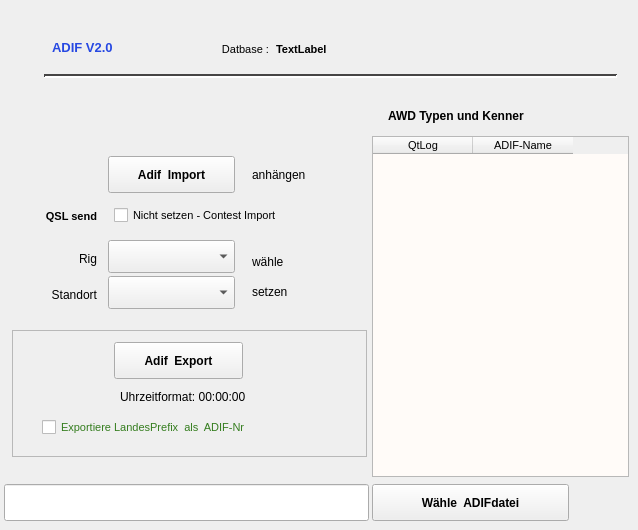
    <widget class="QWidget" name="page_2">
     <widget class="QLabel" name="label_9">
      <property name="geometry">
       <rect>
        <x>52</x>
        <y>32</y>
        <width>121</width>
        <height>31</height>
       </rect>
      </property>
      <property name="palette">
       <palette>
        <active>
         <colorrole role="WindowText">
          <brush brushstyle="SolidPattern">
           <color alpha="255">
            <red>38</red>
            <green>72</green>
            <blue>226</blue>
           </color>
          </brush>
         </colorrole>
        </active>
        <inactive>
         <colorrole role="WindowText">
          <brush brushstyle="SolidPattern">
           <color alpha="255">
            <red>38</red>
            <green>72</green>
            <blue>226</blue>
           </color>
          </brush>
         </colorrole>
        </inactive>
        <disabled>
         <colorrole role="WindowText">
          <brush brushstyle="SolidPattern">
           <color alpha="255">
            <red>119</red>
            <green>119</green>
            <blue>119</blue>
           </color>
          </brush>
         </colorrole>
        </disabled>
       </palette>
      </property>
      <property name="font">
       <font>
        <pointsize>10</pointsize>
        <weight>75</weight>
        <bold>true</bold>
       </font>
      </property>
      <property name="text">
       <string>ADIF V2.0 </string>
      </property>
     </widget>
     <widget class="QPushButton" name="ButtonAdifImport">
      <property name="geometry">
       <rect>
        <x>108</x>
        <y>156</y>
        <width>127</width>
        <height>37</height>
       </rect>
      </property>
      <property name="font">
       <font>
        <weight>75</weight>
        <bold>true</bold>
       </font>
      </property>
      <property name="focusPolicy">
       <enum>Qt::NoFocus</enum>
      </property>
      <property name="text">
       <string>Adif  Import</string>
      </property>
     </widget>
     <widget class="QLineEdit" name="SavePathAdif">
      <property name="geometry">
       <rect>
        <x>4</x>
        <y>484</y>
        <width>365</width>
        <height>37</height>
       </rect>
      </property>
     </widget>
     <widget class="QPushButton" name="ButtonAdifDir">
      <property name="geometry">
       <rect>
        <x>372</x>
        <y>484</y>
        <width>197</width>
        <height>37</height>
       </rect>
      </property>
      <property name="font">
       <font>
        <weight>75</weight>
        <bold>true</bold>
       </font>
      </property>
      <property name="focusPolicy">
       <enum>Qt::NoFocus</enum>
      </property>
      <property name="text">
       <string>Wähle  ADIFdatei</string>
      </property>
     </widget>
     <widget class="Line" name="line_4">
      <property name="geometry">
       <rect>
        <x>44</x>
        <y>68</y>
        <width>573</width>
        <height>16</height>
       </rect>
      </property>
      <property name="palette">
       <palette>
        <active>
         <colorrole role="WindowText">
          <brush brushstyle="SolidPattern">
           <color alpha="255">
            <red>20</red>
            <green>19</green>
            <blue>18</blue>
           </color>
          </brush>
         </colorrole>
         <colorrole role="Dark">
          <brush brushstyle="SolidPattern">
           <color alpha="255">
            <red>70</red>
            <green>69</green>
            <blue>69</blue>
           </color>
          </brush>
         </colorrole>
         <colorrole role="Text">
          <brush brushstyle="SolidPattern">
           <color alpha="255">
            <red>20</red>
            <green>19</green>
            <blue>18</blue>
           </color>
          </brush>
         </colorrole>
         <colorrole role="ButtonText">
          <brush brushstyle="SolidPattern">
           <color alpha="255">
            <red>20</red>
            <green>19</green>
            <blue>18</blue>
           </color>
          </brush>
         </colorrole>
        </active>
        <inactive>
         <colorrole role="WindowText">
          <brush brushstyle="SolidPattern">
           <color alpha="255">
            <red>20</red>
            <green>19</green>
            <blue>18</blue>
           </color>
          </brush>
         </colorrole>
         <colorrole role="Dark">
          <brush brushstyle="SolidPattern">
           <color alpha="255">
            <red>70</red>
            <green>69</green>
            <blue>69</blue>
           </color>
          </brush>
         </colorrole>
         <colorrole role="Text">
          <brush brushstyle="SolidPattern">
           <color alpha="255">
            <red>20</red>
            <green>19</green>
            <blue>18</blue>
           </color>
          </brush>
         </colorrole>
         <colorrole role="ButtonText">
          <brush brushstyle="SolidPattern">
           <color alpha="255">
            <red>20</red>
            <green>19</green>
            <blue>18</blue>
           </color>
          </brush>
         </colorrole>
        </inactive>
        <disabled>
         <colorrole role="WindowText">
          <brush brushstyle="SolidPattern">
           <color alpha="255">
            <red>70</red>
            <green>69</green>
            <blue>69</blue>
           </color>
          </brush>
         </colorrole>
         <colorrole role="Dark">
          <brush brushstyle="SolidPattern">
           <color alpha="255">
            <red>70</red>
            <green>69</green>
            <blue>69</blue>
           </color>
          </brush>
         </colorrole>
         <colorrole role="Text">
          <brush brushstyle="SolidPattern">
           <color alpha="255">
            <red>70</red>
            <green>69</green>
            <blue>69</blue>
           </color>
          </brush>
         </colorrole>
         <colorrole role="ButtonText">
          <brush brushstyle="SolidPattern">
           <color alpha="255">
            <red>70</red>
            <green>69</green>
            <blue>69</blue>
           </color>
          </brush>
         </colorrole>
        </disabled>
       </palette>
      </property>
      <property name="lineWidth">
       <number>2</number>
      </property>
      <property name="orientation">
       <enum>Qt::Horizontal</enum>
      </property>
     </widget>
     <widget class="QComboBox" name="comboBoxHome">
      <property name="geometry">
       <rect>
        <x>108</x>
        <y>276</y>
        <width>127</width>
        <height>33</height>
       </rect>
      </property>
     </widget>
     <widget class="QLabel" name="label_22">
      <property name="geometry">
       <rect>
        <x>18</x>
        <y>282</y>
        <width>79</width>
        <height>26</height>
       </rect>
      </property>
      <property name="text">
       <string>Standort</string>
      </property>
      <property name="alignment">
       <set>Qt::AlignRight|Qt::AlignTrailing|Qt::AlignVCenter</set>
      </property>
     </widget>
     <widget class="QLabel" name="label_25">
      <property name="geometry">
       <rect>
        <x>48</x>
        <y>246</y>
        <width>49</width>
        <height>25</height>
       </rect>
      </property>
      <property name="text">
       <string>Rig</string>
      </property>
      <property name="alignment">
       <set>Qt::AlignRight|Qt::AlignTrailing|Qt::AlignVCenter</set>
      </property>
     </widget>
     <widget class="QComboBox" name="comboBoxRig">
      <property name="geometry">
       <rect>
        <x>108</x>
        <y>240</y>
        <width>127</width>
        <height>33</height>
       </rect>
      </property>
     </widget>
     <widget class="QLabel" name="label_10">
      <property name="geometry">
       <rect>
        <x>388</x>
        <y>104</y>
        <width>235</width>
        <height>24</height>
       </rect>
      </property>
      <property name="font">
       <font>
        <weight>75</weight>
        <bold>true</bold>
       </font>
      </property>
      <property name="text">
       <string>AWD Typen und Kenner </string>
      </property>
     </widget>
     <widget class="QTableWidget" name="customsTable">
      <property name="geometry">
       <rect>
        <x>372</x>
        <y>136</y>
        <width>257</width>
        <height>341</height>
       </rect>
      </property>
      <property name="palette">
       <palette>
        <active>
         <colorrole role="Base">
          <brush brushstyle="SolidPattern">
           <color alpha="255">
            <red>255</red>
            <green>251</green>
            <blue>248</blue>
           </color>
          </brush>
         </colorrole>
        </active>
        <inactive>
         <colorrole role="Base">
          <brush brushstyle="SolidPattern">
           <color alpha="255">
            <red>255</red>
            <green>251</green>
            <blue>248</blue>
           </color>
          </brush>
         </colorrole>
        </inactive>
        <disabled>
         <colorrole role="Base">
          <brush brushstyle="SolidPattern">
           <color alpha="255">
            <red>244</red>
            <green>244</green>
            <blue>244</blue>
           </color>
          </brush>
         </colorrole>
        </disabled>
       </palette>
      </property>
      <property name="font">
       <font>
        <pointsize>8</pointsize>
       </font>
      </property>
      <property name="focusPolicy">
       <enum>Qt::NoFocus</enum>
      </property>
      <column>
       <property name="text">
        <string>QtLog</string>
       </property>
      </column>
      <column>
       <property name="text">
        <string>ADIF-Name</string>
       </property>
      </column>
     </widget>
     <widget class="QLabel" name="label_13">
      <property name="geometry">
       <rect>
        <x>184</x>
        <y>36</y>
        <width>85</width>
        <height>26</height>
       </rect>
      </property>
      <property name="font">
       <font>
        <pointsize>8</pointsize>
       </font>
      </property>
      <property name="text">
       <string>Datbase :</string>
      </property>
      <property name="alignment">
       <set>Qt::AlignRight|Qt::AlignTrailing|Qt::AlignVCenter</set>
      </property>
     </widget>
     <widget class="QLabel" name="label_dbase">
      <property name="geometry">
       <rect>
        <x>276</x>
        <y>36</y>
        <width>241</width>
        <height>26</height>
       </rect>
      </property>
      <property name="font">
       <font>
        <pointsize>8</pointsize>
        <weight>75</weight>
        <bold>true</bold>
       </font>
      </property>
      <property name="text">
       <string>TextLabel</string>
      </property>
     </widget>
     <widget class="QLabel" name="label_27">
      <property name="geometry">
       <rect>
        <x>6</x>
        <y>198</y>
        <width>91</width>
        <height>37</height>
       </rect>
      </property>
      <property name="font">
       <font>
        <pointsize>8</pointsize>
        <weight>75</weight>
        <bold>true</bold>
       </font>
      </property>
      <property name="text">
       <string>QSL send</string>
      </property>
      <property name="alignment">
       <set>Qt::AlignRight|Qt::AlignTrailing|Qt::AlignVCenter</set>
      </property>
     </widget>
     <widget class="QFrame" name="frame">
      <property name="geometry">
       <rect>
        <x>12</x>
        <y>330</y>
        <width>355</width>
        <height>127</height>
       </rect>
      </property>
      <property name="frameShape">
       <enum>QFrame::StyledPanel</enum>
      </property>
      <property name="frameShadow">
       <enum>QFrame::Raised</enum>
      </property>
      <widget class="QPushButton" name="ButtonAdifExport">
       <property name="geometry">
        <rect>
         <x>102</x>
         <y>12</y>
         <width>129</width>
         <height>37</height>
        </rect>
       </property>
       <property name="font">
        <font>
         <weight>75</weight>
         <bold>true</bold>
        </font>
       </property>
       <property name="focusPolicy">
        <enum>Qt::NoFocus</enum>
       </property>
       <property name="text">
        <string>Adif  Export</string>
       </property>
      </widget>
      <widget class="QLabel" name="label_21">
       <property name="geometry">
        <rect>
         <x>108</x>
         <y>54</y>
         <width>205</width>
         <height>25</height>
        </rect>
       </property>
       <property name="text">
        <string>Uhrzeitformat: 00:00:00</string>
       </property>
      </widget>
      <widget class="QCheckBox" name="checkBoxPref">
       <property name="enabled">
        <bool>true</bool>
       </property>
       <property name="geometry">
        <rect>
         <x>30</x>
         <y>84</y>
         <width>317</width>
         <height>26</height>
        </rect>
       </property>
       <property name="palette">
        <palette>
         <active>
          <colorrole role="WindowText">
           <brush brushstyle="SolidPattern">
            <color alpha="255">
             <red>52</red>
             <green>125</green>
             <blue>30</blue>
            </color>
           </brush>
          </colorrole>
         </active>
         <inactive>
          <colorrole role="WindowText">
           <brush brushstyle="SolidPattern">
            <color alpha="255">
             <red>52</red>
             <green>125</green>
             <blue>30</blue>
            </color>
           </brush>
          </colorrole>
         </inactive>
         <disabled>
          <colorrole role="WindowText">
           <brush brushstyle="SolidPattern">
            <color alpha="255">
             <red>119</red>
             <green>119</green>
             <blue>119</blue>
            </color>
           </brush>
          </colorrole>
         </disabled>
        </palette>
       </property>
       <property name="font">
        <font>
         <pointsize>8</pointsize>
        </font>
       </property>
       <property name="focusPolicy">
        <enum>Qt::NoFocus</enum>
       </property>
       <property name="text">
        <string>Exportiere LandesPrefix  als  ADIF-Nr</string>
       </property>
      </widget>
     </widget>
     <widget class="QLabel" name="label_31">
      <property name="geometry">
       <rect>
        <x>252</x>
        <y>162</y>
        <width>97</width>
        <height>25</height>
       </rect>
      </property>
      <property name="text">
       <string>anhängen</string>
      </property>
     </widget>
     <widget class="QLabel" name="label_33">
      <property name="geometry">
       <rect>
        <x>252</x>
        <y>252</y>
        <width>75</width>
        <height>19</height>
       </rect>
      </property>
      <property name="text">
       <string>wähle</string>
      </property>
     </widget>
     <widget class="QLabel" name="label_34">
      <property name="geometry">
       <rect>
        <x>252</x>
        <y>282</y>
        <width>75</width>
        <height>19</height>
       </rect>
      </property>
      <property name="text">
       <string>setzen</string>
      </property>
     </widget>
     <widget class="QCheckBox" name="checkBoxQslMode">
      <property name="geometry">
       <rect>
        <x>114</x>
        <y>204</y>
        <width>253</width>
        <height>23</height>
       </rect>
      </property>
      <property name="font">
       <font>
        <pointsize>8</pointsize>
        <weight>50</weight>
        <bold>false</bold>
       </font>
      </property>
      <property name="text">
       <string>Nicht setzen - Contest Import</string>
      </property>
     </widget>
    </widget>
